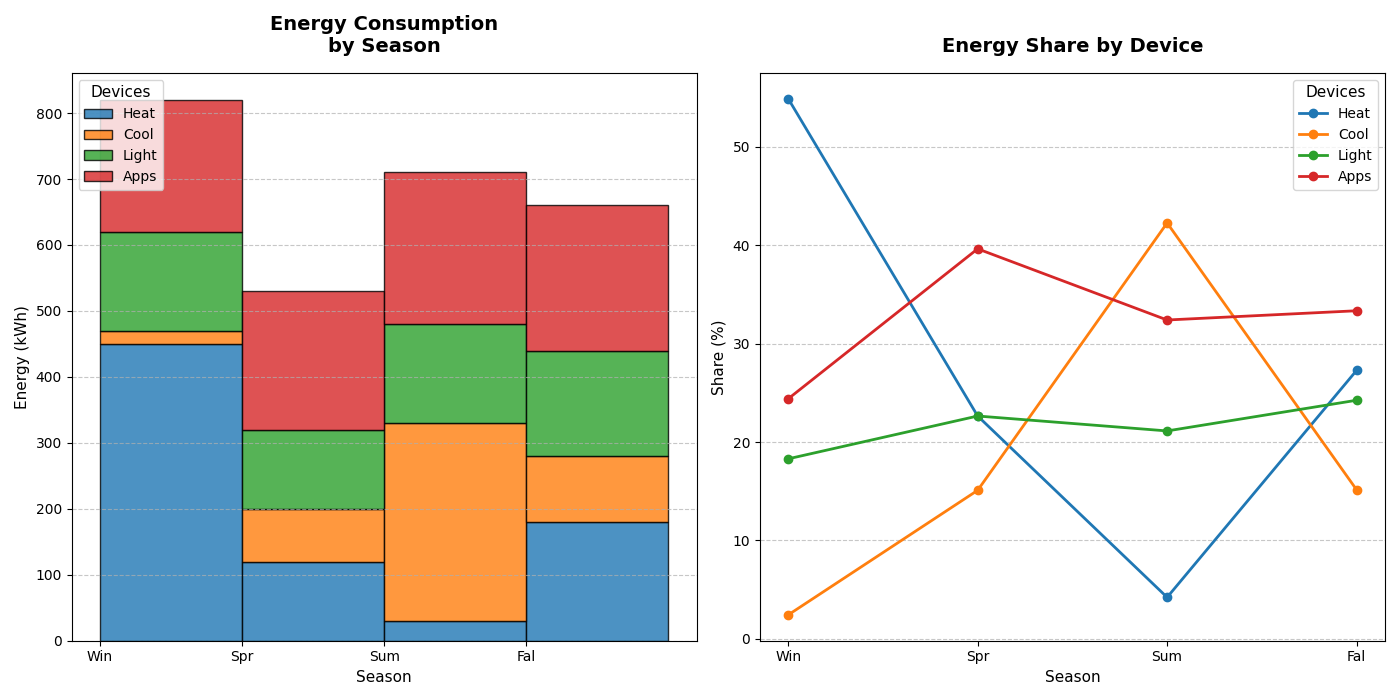

The script that drew this image:
import matplotlib.pyplot as plt
import numpy as np

# Seasons
seasons = ['Win', 'Spr', 'Sum', 'Fal']

# Energy consumption (kWh)
heating = [450, 120, 30, 180]
cooling = [20, 80, 300, 100]
lighting = [150, 120, 150, 160]
appliances = [200, 210, 230, 220]

# Aggregated data
data = [heating, cooling, lighting, appliances]

# Appliance labels
appliance_labels = ['Heat', 'Cool', 'Light', 'Apps']

# Calculating percentage
def calculate_percentage_share(data):
    percentages = []
    total_consumption = [sum(x) for x in zip(*data)]
    for series in data:
        percentages.append([((val / total) * 100) if total != 0 else 0 for val, total in zip(series, total_consumption)])
    return percentages

percentage_data = calculate_percentage_share(data)

# Setting up plots
fig, axs = plt.subplots(1, 2, figsize=(14, 7))

# Stacked histogram
axs[0].hist([np.arange(len(seasons))] * len(data), bins=np.arange(len(seasons) + 1), weights=data, 
            label=appliance_labels, histtype='barstacked', alpha=0.8, edgecolor='black')

axs[0].set_title("Energy Consumption\nby Season", fontsize=14, fontweight='bold', pad=15)
axs[0].set_xlabel("Season", fontsize=11)
axs[0].set_ylabel("Energy (kWh)", fontsize=11)
axs[0].set_xticks(np.arange(len(seasons)))
axs[0].set_xticklabels(seasons, rotation=0)
axs[0].legend(title="Devices", fontsize=10, title_fontsize='11', loc='upper left')
axs[0].yaxis.grid(True, linestyle='--', alpha=0.7)

# Percentage share line plot
for idx, percentage in enumerate(percentage_data):
    axs[1].plot(seasons, percentage, marker='o', label=appliance_labels[idx], linewidth=2)

axs[1].set_title("Energy Share by Device", fontsize=14, fontweight='bold', pad=15)
axs[1].set_xlabel("Season", fontsize=11)
axs[1].set_ylabel("Share (%)", fontsize=11)
axs[1].legend(title="Devices", fontsize=10, title_fontsize='11', loc='best')
axs[1].yaxis.grid(True, linestyle='--', alpha=0.7)

# Layout adjustment
plt.tight_layout()

# Show plots
plt.show()
